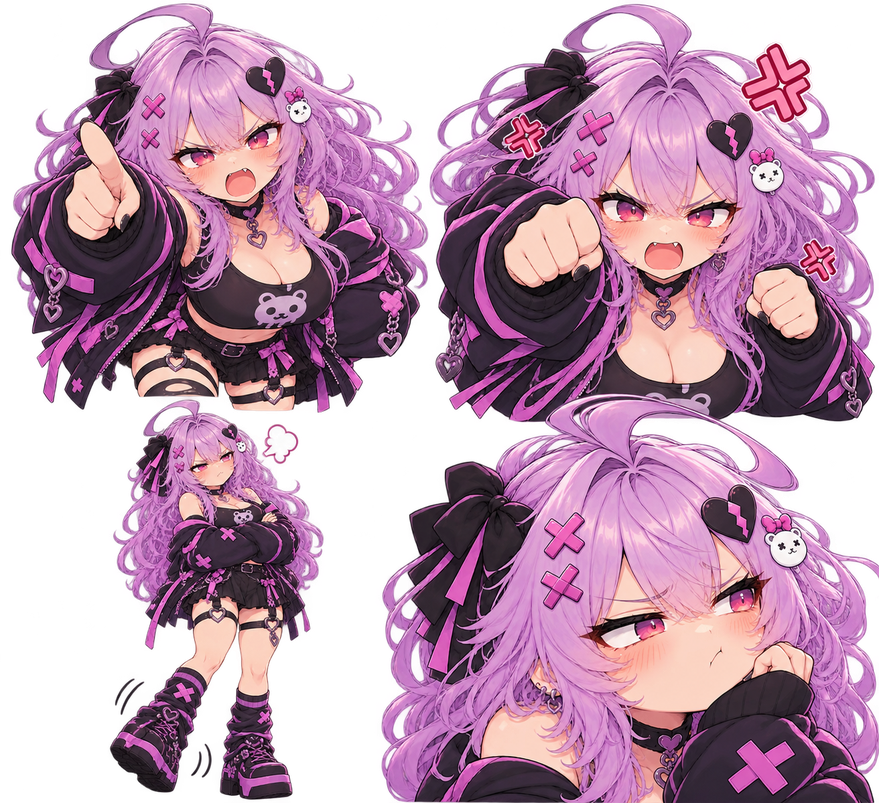
#> input picture tools/anger-contact.png, 879 x 803 px, shrunk from 1312 x 1199 before the run, given as the content of the folder imagens de base, which was not available
$ python reference_sheet.py
#> lines starting #> are read from the running program, lines starting #| are printed output that depends on the picture; pictures that were not available may be replaced by others from this repository, and a replacement may not be noted
from pathlib import Path

from PIL import Image, ImageDraw, ImageOps

files = sorted(Path("imagens de base").glob("*.png"))
cell_w, cell_h = 220, 240
sheet = Image.new("RGB", (cell_w * 4, cell_h * 3), "#f5f5f5")
#> sheet: PIL image 880x720 RGB; every value is 245
draw = ImageDraw.Draw(sheet)

for index, path in enumerate(files):
    image = Image.open(path).convert("RGBA")
#> image is the input picture: PIL image 879x803 RGBA; mean R, G, B, A 116.3, 77.3, 103.5, 168.6
    thumb = ImageOps.contain(image, (cell_w - 12, cell_h - 36))
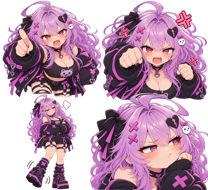
#> thumb: PIL image 208x190 RGBA; mean R, G, B, A 112.9, 76, 100.5, 168.8; transparent parts drawn white
    x = (index % 4) * cell_w + (cell_w - thumb.width) // 2
#> x = 6
    y = (index // 4) * cell_h + 4
    sheet.paste(thumb, (x, y), thumb)
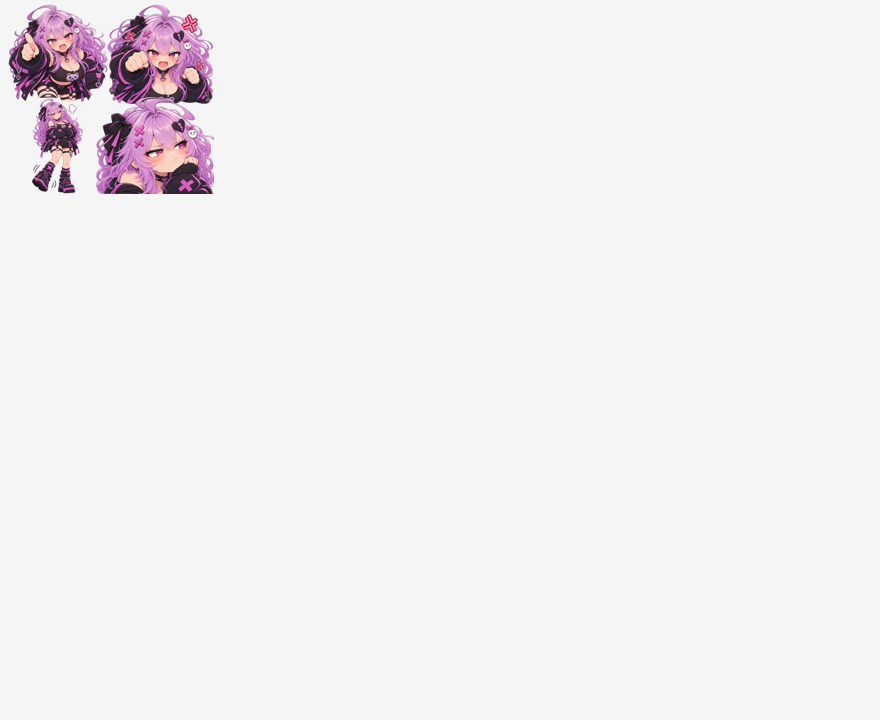
#> sheet: PIL image 880x720 RGB; mean R, G, B 241.4, 239.3, 240.7
    draw.text(((index % 4) * cell_w + 5, (index // 4) * cell_h + cell_h - 24), path.name[:8], fill="black")

sheet.save("tools/reference-contact-sheet.png")
